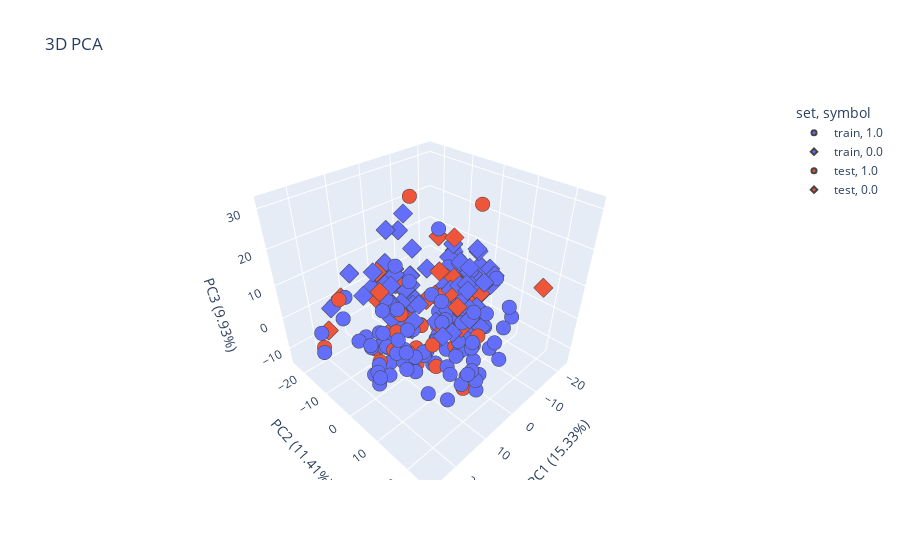
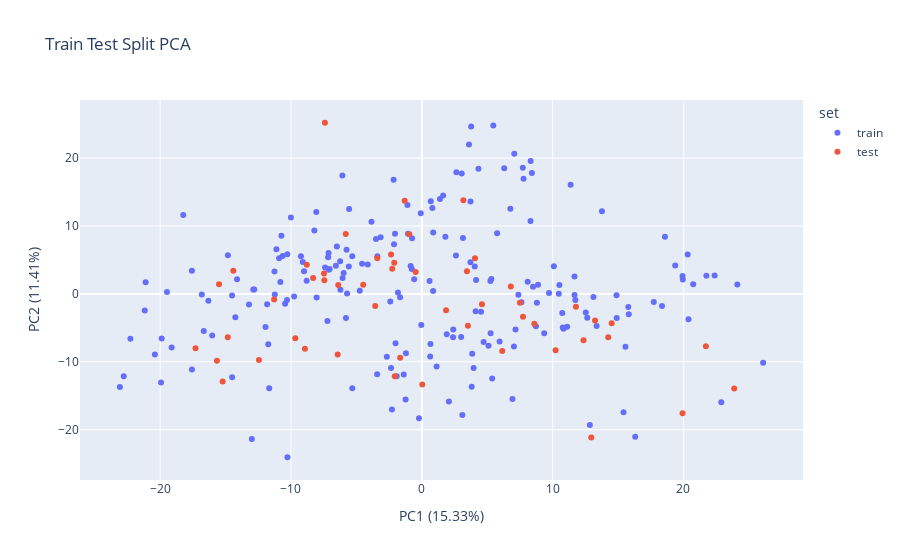

Write notebook code for charts like these, in order.
### Code cell
# Perform PCA (Principal Component Analysis) to reduce the data to 3 components
pca = PCA(n_components=3)
sc = StandardScaler()
scaled_data = sc.fit_transform(speech[feature_columns])
pca_result = pca.fit_transform(scaled_data)
# Save percantage explained per PCA for later plottting
percantage_explained = pca.explained_variance_ratio_

# Create a new DataFrame for the PCA results with 3 principal components
pca_df = pd.DataFrame(data=pca_result, columns=['PC1', 'PC2', 'PC3'])

pca_df['set'] = 'train'
pca_df.loc[X_test.index, 'set'] = 'test'
 
fig = px.scatter_3d(
    pca_df, x='PC1', y='PC2', z='PC3', 
    title="3D PCA",
    labels={
        'PC1': f'PC1 ({percantage_explained[0]*100:.2f}%)',
        'PC2': f'PC2 ({percantage_explained[1]*100:.2f}%)',
        'PC3': f'PC3 ({percantage_explained[2]*100:.2f}%)'
    },
    color=pca_df['set'],
    symbol=speech[('Info','gender')].values
)
# Update marker properties
fig.update_traces(marker=dict(size=5,
                              line=dict(width=2)),
                  selector=dict(mode='markers'))

# Display the 3D scatter plot and save it as png
fig.show()

fig.write_image("images/PCA train test.png")

# Create frames for the rotation
frames = []
for angle in tqdm(range(0, 360, 5)):  # 5 degree steps
    camera = dict(
        eye=dict(x=np.cos(np.radians(angle))* 1.5, y=np.sin(np.radians(angle))* 1.5, z=0.5),
        center=dict(x=0, y=0, z=0)
    )
    fig.update_layout(scene_camera=camera)
    img_bytes = fig.to_image(format="png")
    frames.append(imageio.imread(img_bytes))

# Save the frames as a gif
imageio.mimsave('images/pca_3d_rotation.gif', frames, fps=15)

print("GIF saved as 'pca_3d_rotation.gif'")

fig = px.scatter(
    pca_df, x='PC1', y='PC2', 
    color=pca_df['set'], 
    title="Train Test Split PCA",
    labels={
        'PC1': f'PC1 ({percantage_explained[0]*100:.2f}%)',
        'PC2': f'PC2 ({percantage_explained[1]*100:.2f}%)'
    }
)
fig.show()

### Figure 1 — Plotly figure (JSON) as saved in the notebook; plotly's stock layout.template omitted (floating-point values rounded to 4 significant figures)
{"data": [{"hovertemplate": "set=train<br>symbol=1.0<br>PC1 (15.33%)=%{x}<br>PC2 (11.41%)=%{y}<br>PC3 (9.93%)=%{z}<extra></extra>", "legendgroup": "train, 1.0", "marker": {"color": "#636efa", "line": {"width": 2}, "size": 5, "symbol": "circle"}, "mode": "markers", "name": "train, 1.0", "scene": "scene", "showlegend": true, "type": "scatter3d", "x": [12.53, -5.753, -4.13, 3.606, -10.0, -9.002, 0.8718, -2.153, 10.84, 2.64, -10.73, 15.82, 26.08, -4.741, 8.499, 10.47, 8.309, 0.5937, -0.8527, 20.74, -8.039, -17.57, 11.11, -0.04025, 15.56, 15.41, 12.64, 2.39, 7.618, 18.36, 22.89, -2.409, -10.9, 7.777, -0.5846, -1.054, 15.78, 5.243, 8.887, -6.239, 3.772, 11.38, 21.75, -5.798, -9.238, 10.77, -1.825, -18.23, 10.52, 5.463, 7.161, -0.7648, 19.95, 9.354, -14.5, 20.39, -7.159, 0.6863, 3.717, 11.74, -5.971, 10.09, -2.049, 4.151, -5.555, 2.608, 20.32, -10.28, 6.767, 1.631, 9.726, 3.051, 13.77, 4.328, 14.88, -3.147, -3.498, -3.846, 8.088, 4.526, 7.383, 18.58, -11.11, -0.7465, -6.072, 6.3, -1.098, 5.316, -5.314, 8.319, 11.67, 3.855, -2.123, 0.807, 19.37, 7.722, -7.044, 17.73, 19.93, 8.796, 12.84, 3.146, 11.67, 1.906, 4.047, -5.58, 0.8651, -4.562], "y": [-2.725, 6.498, 4.326, 22.0, 11.23, 3.321, 9.018, 16.81, -5.126, 17.91, 8.542, -2.991, -10.14, 0.4431, 1.049, 0.01282, 10.73, 1.913, 4.119, 1.43, -0.543, -11.15, -4.829, -4.595, -7.798, -17.42, -3.502, -6.39, -1.248, -1.795, -15.97, -1.106, 5.248, 16.93, 2.148, 8.835, -1.917, 1.912, 1.355, 4.817, 24.64, 16.07, 2.658, -3.533, 5.533, -4.949, 0.2049, 11.6, 1.294, 24.77, -5.255, 3.669, 2.12, -5.779, -12.27, -3.753, 5.405, 13.65, 4.637, -0.9043, 3.078, 4.053, 8.845, 2.028, 12.51, 5.641, 5.801, 5.835, 12.54, 14.49, 0.1183, 17.73, 12.17, 18.41, -0.2177, 8.328, 8.076, 10.6, 1.774, -2.625, -0.1324, 8.42, 6.559, 8.19, 17.41, 18.5, 13.08, 2.206, 5.538, 19.57, -0.151, -8.828, 7.317, 12.63, 4.165, 18.57, 3.648, -1.178, 2.64, -1.311, -19.29, 8.235, 2.558, -5.946, 4.033, 4.017, 0.4098, 4.44], "z": [-9.841, -4.25, -12.5, 6.836, -10.54, -3.532, -7.613, 18.17, -5.185, -6.269, -5.133, -8.552, -2.356, -6.781, -11.45, -8.956, 14.31, -6.994, -9.524, 3.193, -4.623, 1.556, -7.158, -5.832, -2.505, -2.37, -4.793, -7.558, -1.116, -9.221, -1.852, -10.09, -7.039, -6.575, -7.88, 1.997, 2.529, -7.985, 15.17, -5.699, 17.87, -9.573, 5.265, -4.0, -2.567, 8.083, -7.582, -4.372, -5.189, 5.161, 15.51, 0.184, -8.372, -9.087, 14.55, 1.668, -8.54, -1.951, -10.99, -5.961, 1.63, -9.993, -7.295, -8.201, 4.299, 2.356, 15.71, -4.89, -7.177, 0.9539, -10.1, -11.42, -8.655, -6.665, -10.81, -4.527, -6.723, -5.917, -7.935, -3.683, -10.54, 16.55, -3.543, -4.15, 2.503, -2.047, -7.58, -8.906, -8.399, 16.33, -1.204, -2.818, -9.448, -12.13, 8.229, -2.113, 2.79, -8.459, -5.965, -6.896, 2.226, -10.2, -9.139, -5.739, -11.52, -8.432, 7.081, -6.009]}, {"hovertemplate": "set=train<br>symbol=0.0<br>PC1 (15.33%)=%{x}<br>PC2 (11.41%)=%{y}<br>PC3 (9.93%)=%{z}<extra></extra>", "legendgroup": "train, 0.0", "marker": {"color": "#636efa", "line": {"width": 2}, "size": 5, "symbol": "diamond"}, "mode": "markers", "name": "train, 0.0", "scene": "scene", "showlegend": true, "type": "scatter3d", "x": [8.412, -11.66, -0.2167, -2.005, -10.45, 2.405, -22.27, -5.313, -11.74, -14.25, -10.64, -10.3, -7.125, -22.78, -20.4, -7.212, 5.1, 4.114, -2.35, 5.258, -19.88, -10.27, -0.08011, 3.1, 1.389, -3.396, -1.38, 2.068, -16.66, 3.724, 13.36, 8.721, -14.12, 4.725, 22.38, 5.377, -19.12, 0.6388, 7.069, -1.916, -11.95, -19.48, -14.82, -16.02, -9.758, 5.759, -2.283, -12.99, -23.07, 10.73, -5.712, 13.12, -6.567, 16.31, -11.24, -12.81, -8.803, 6.932, -13.21, -2.673, -16.81, 3.959, -16.31, -1.661, -21.18, -11.26, 5.946, -9.097, 24.12, 3.811, 7.042, -3.414, 1.801, -8.21, -10.81, -6.22, 1.131, 14.9, -11.82, -6.49, -1.241, -21.11, -14.5, -7.111, -6.055, -12.88, -1.213, 0.6622, -19.93, -8.065, 3.006, -17.57, -7.391], "y": [17.78, -13.91, -18.3, -7.267, -1.461, -5.259, -6.591, -13.89, -7.416, -3.45, 5.564, -0.8834, 6.014, -12.14, -8.938, -3.984, -7.648, -2.557, -10.92, -5.787, -6.586, -24.05, 11.86, -17.83, 13.97, 5.529, -11.86, -15.82, -5.469, 13.59, -4.726, -4.748, 2.154, -7.087, 2.7, -12.44, -7.875, -9.21, 20.61, -12.14, -4.885, 0.2941, 5.673, -6.133, -0.3768, 8.914, -17.0, -21.35, -13.7, -2.831, 0.05048, -0.4675, 4.131, -21.05, -0.08358, 0.6288, 1.941, -15.46, -1.563, -9.271, -0.08817, -10.91, -1.0, -0.4813, -2.444, 3.29, -7.014, 4.693, 1.375, -13.67, -7.751, -11.82, 8.414, 9.325, 1.742, 0.6109, -10.71, -3.563, -1.512, 6.986, -15.55, 1.7, -0.257, 3.543, 2.336, 0.636, -8.735, -7.381, -13.06, 12.06, -6.352, 3.408, 3.893], "z": [20.73, 2.454, 7.379, -1.623, 0.832, -6.39, -0.9348, 3.113, -0.7374, -5.286, -0.148, 0.9061, 1.4, 1.628, 2.252, -8.173, -5.78, -1.062, 5.766, -3.28, 1.259, 11.32, 5.315, 2.444, 25.63, 10.18, 1.338, 2.87, -2.083, 17.9, -4.603, 4.41, 13.7, -0.4532, 18.93, 0.4688, 3.997, 25.27, 23.36, 0.6369, -0.4904, -2.558, 9.823, -0.1816, -0.1973, 1.93, 5.157, 5.326, 3.694, 12.92, -1.561, 28.9, -4.42, -0.3948, -2.473, 7.311, 0.5165, 4.22, -0.5275, -1.357, -1.25, -0.5023, 4.312, -3.386, 4.313, -5.563, 11.81, 6.924, 24.39, 0.401, -1.532, 1.81, 0.3218, -3.484, -3.686, 18.37, -1.179, 18.15, 0.5868, -9.096, 1.334, -0.2023, -5.065, -1.12, -3.769, 8.698, -2.064, -5.5, 3.055, 13.84, -3.702, 4.039, -4.497]}, {"hovertemplate": "set=test<br>symbol=1.0<br>PC1 (15.33%)=%{x}<br>PC2 (11.41%)=%{y}<br>PC3 (9.93%)=%{z}<extra></extra>", "legendgroup": "test, 1.0", "marker": {"color": "#EF553B", "line": {"width": 2}, "size": 5, "symbol": "circle"}, "mode": "markers", "name": "test, 1.0", "scene": "scene", "showlegend": true, "type": "scatter3d", "x": [-2.35, -3.561, 21.71, 23.88, 1.854, 4.064, 4.597, 8.599, 3.175, 3.523, 7.5, -0.4715, 7.734, -1.655, 6.802, -5.812, -4.48, 11.78, 14.25, 3.447, 14.51, -1.31], "y": [5.804, -1.778, -7.708, -13.94, -2.405, 5.244, -1.525, -4.382, 13.79, -4.709, -1.308, 3.237, -3.371, -9.413, 1.074, 8.813, 1.328, -1.912, -6.371, 3.348, -4.32, 13.71], "z": [-8.393, -6.543, 12.15, -4.628, -3.793, -11.58, -9.164, -3.061, -13.8, -2.019, -8.835, -3.035, 2.719, 28.78, -11.51, 31.36, -4.769, -5.497, -6.354, -5.794, -9.16, 0.6151]}, {"hovertemplate": "set=test<br>symbol=0.0<br>PC1 (15.33%)=%{x}<br>PC2 (11.41%)=%{y}<br>PC3 (9.93%)=%{z}<extra></extra>", "legendgroup": "test, 0.0", "marker": {"color": "#EF553B", "line": {"width": 2}, "size": 5, "symbol": "diamond"}, "mode": "markers", "name": "test, 0.0", "scene": "scene", "showlegend": true, "type": "scatter3d", "x": [-2.105, 12.36, -7.404, -7.476, 10.23, -8.306, -6.386, -2.257, -8.79, -7.45, 12.95, -2.068, 13.24, -11.29, -15.5, -3.406, -0.9556, 19.93, 0.03517, -14.83, -15.66, -15.22, 6.151, -17.3, -9.671, -12.45, -6.428, -8.932, -14.41], "y": [4.567, -6.837, 25.19, 3.006, -8.298, 2.337, 1.308, 3.701, 4.298, 2.004, -21.12, -12.11, -3.921, -0.8265, 1.421, 5.23, 8.789, -17.56, -13.36, -6.368, -9.827, -12.91, -8.419, -8.01, -6.524, -9.721, -8.907, -8.093, 3.408], "z": [23.24, 8.285, 17.24, -5.51, 13.87, -7.528, 3.586, -3.66, -2.642, 3.784, 1.341, 0.004901, 11.85, 3.216, -1.512, 3.518, 0.4488, -3.657, 4.184, 1.294, -0.6325, 11.78, -5.685, -1.124, -2.762, 3.058, -3.267, -2.362, 1.123]}], "layout": {"legend": {"title": {"text": "set, symbol"}, "tracegroupgap": 0}, "scene": {"domain": {"x": [0, 1], "y": [0, 1]}, "xaxis": {"title": {"text": "PC1 (15.33%)"}}, "yaxis": {"title": {"text": "PC2 (11.41%)"}}, "zaxis": {"title": {"text": "PC3 (9.93%)"}}}, "title": {"text": "3D PCA"}}}

### Figure 2 — Plotly figure (JSON) as saved in the notebook; plotly's stock layout.template omitted (floating-point values rounded to 4 significant figures; data arrays with more than 128 entries replaced by an {"elided": "..."} marker saying what was removed)
{"data": [{"hovertemplate": "set=train<br>PC1 (15.33%)=%{x}<br>PC2 (11.41%)=%{y}<extra></extra>", "legendgroup": "train", "marker": {"color": "#636efa", "symbol": "circle"}, "mode": "markers", "name": "train", "orientation": "v", "showlegend": true, "type": "scatter", "x": {"elided": "201 float values"}, "xaxis": "x", "y": {"elided": "201 float values"}, "yaxis": "y"}, {"hovertemplate": "set=test<br>PC1 (15.33%)=%{x}<br>PC2 (11.41%)=%{y}<extra></extra>", "legendgroup": "test", "marker": {"color": "#EF553B", "symbol": "circle"}, "mode": "markers", "name": "test", "orientation": "v", "showlegend": true, "type": "scatter", "x": [-2.35, -3.561, 21.71, 23.88, -2.105, 12.36, 1.854, -7.404, -7.476, 10.23, 4.064, 4.597, -8.306, -6.386, -2.257, -8.79, -7.45, 12.95, 8.599, 3.175, 3.523, -2.068, 7.5, -0.4715, 13.24, 7.734, -11.29, -15.5, -3.406, -1.655, 6.802, -0.9556, -5.812, 19.93, 0.03517, -4.48, -14.83, -15.66, -15.22, 6.151, 11.78, 14.25, -17.3, 3.447, -9.671, -12.45, 14.51, -6.428, -8.932, -14.41, -1.31], "xaxis": "x", "y": [5.804, -1.778, -7.708, -13.94, 4.567, -6.837, -2.405, 25.19, 3.006, -8.298, 5.244, -1.525, 2.337, 1.308, 3.701, 4.298, 2.004, -21.12, -4.382, 13.79, -4.709, -12.11, -1.308, 3.237, -3.921, -3.371, -0.8265, 1.421, 5.23, -9.413, 1.074, 8.789, 8.813, -17.56, -13.36, 1.328, -6.368, -9.827, -12.91, -8.419, -1.912, -6.371, -8.01, 3.348, -6.524, -9.721, -4.32, -8.907, -8.093, 3.408, 13.71], "yaxis": "y"}], "layout": {"legend": {"title": {"text": "set"}, "tracegroupgap": 0}, "title": {"text": "Train Test Split PCA"}, "xaxis": {"anchor": "y", "domain": [0, 1], "title": {"text": "PC1 (15.33%)"}}, "yaxis": {"anchor": "x", "domain": [0, 1], "title": {"text": "PC2 (11.41%)"}}}}
